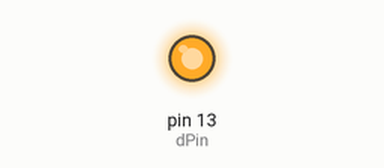
The sketch below on a simulated Arduino Uno, built with avr-gcc and run on an emulated ATmega328P. On the bench: output pins drawn as LEDs (lit = HIGH). At 10.0 s the program stops and its outputs stay as they are.

Above: at 0.1 s.
At 10.1 s:
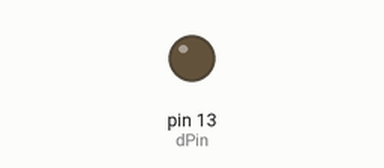
Timing chart, 0 to 11.5 s (numbered marks = the images above):
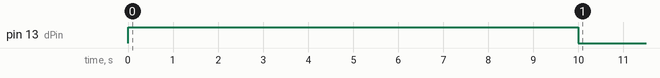

The sketch:

digital-pin-voltage-test.ino
```cpp
const int dPin = 13;

void setup() {
  // put your setup code here, to run once:
  Serial.begin(115200);

  pinMode(dPin, OUTPUT);
}

void loop() {
  // put your main code here, to run repeatedly:
  digitalWrite(dPin, HIGH);
  delay(10000);
  digitalWrite(dPin, LOW);

  exit(0);
}
```

Measured:
- by itself, pin 13 (dPin): LOW → HIGH at 0.00 s, → LOW 10.0 s later
